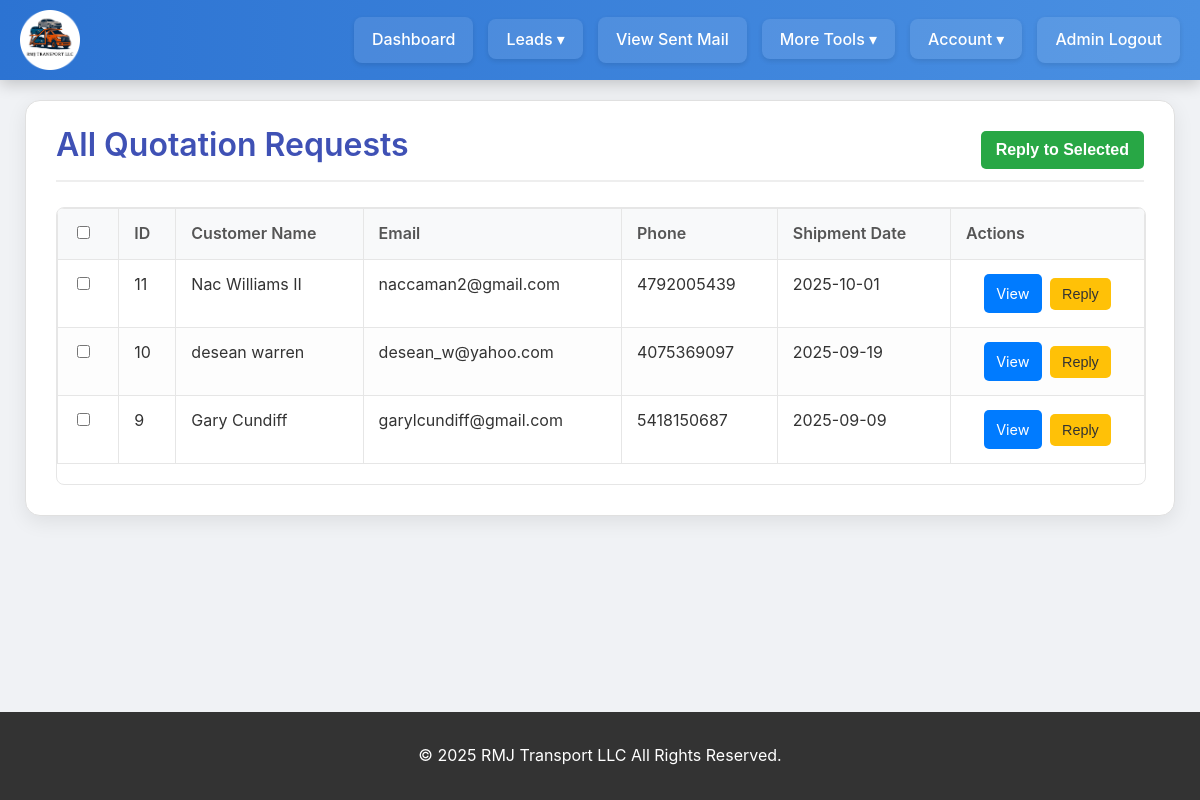
Screenshot of /quotation_requests.php (signed in) with the database file from the repository.
### tables this page shows
CREATE TABLE `shipment_quote` (
  `id` int NOT NULL,
  `customer_name` varchar(100) NOT NULL,
  `customer_email` varchar(100) NOT NULL,
  `customer_phone` varchar(20) NOT NULL,
  `pickup_city` varchar(150) NOT NULL,
  `pickup_state` varchar(50) NOT NULL,
  `pickup_zipcode` int NOT NULL,
  `delivery_city` varchar(150) NOT NULL,
  `delivery_state` varchar(50) NOT NULL,
  `delivery_zipcode` int NOT NULL,
  `vehicle_year` int NOT NULL,
  `vehicle_make` varchar(100) NOT NULL,
  `vehicle_model` varchar(100) NOT NULL,
  `vehicle_type` varchar(50) NOT NULL,
  `transport_type` varchar(50) NOT NULL,
  `shipment_date` date NOT NULL,
  `special_instructions` text,
  `created_at` datetime NOT NULL DEFAULT CURRENT_TIMESTAMP
);

### quotation_requests.php (the view, shortened to what this page needs)
<?php
$db_host = 'localhost';
$db_name = '';
$db_user = '';
$db_pass = '';
try {
    $pdo = new PDO("mysql:host=$db_host;dbname=$db_name;charset=utf8mb4", $db_user, $db_pass);
    $pdo->setAttribute(PDO::ATTR_ERRMODE, PDO::ERRMODE_EXCEPTION);
} catch (PDOException $e) {
    die("Database connection failed: " . $e->getMessage());
}
$quotations = [];
try {
    $stmt_quotations = $pdo->query("SELECT id, customer_name, customer_email, customer_phone, shipment_date, created_at FROM shipment_quote ORDER BY created_at DESC");
    $quotations = $stmt_quotations->fetchAll(PDO::FETCH_ASSOC);
} catch (PDOException $e) {
    error_log("Error fetching quotation data: " . $e->getMessage());
    $status_type = 'error';
    $status_message = 'Failed to load quotation requests. Error: ' . $e->getMessage();
}
?>
<!DOCTYPE html>
<html lang="en">
<head>
</head>
<body>
    <div class="navbar">
        <img style="width: 60px" class="img-responsive" src="assets/img/logo/logo.png" alt="Logo">
        <div class="navbar-links">
            <div class="navbar-links">
                <a href="admin.php">Dashboard </a>
                </div>
            <div class="dropdown">
                <a href="#">Leads &#9662;</a>
            </div>
    <div class="navbar-links">
                <a href="sent_mail.php">View Sent Mail </a>
                </div>
            <div class="dropdown">
                <a href="#">More Tools &#9662;</a>
            </div>
            <div class="dropdown">
                <a href="#">Account &#9662;</a>
            </div>
            <a href="admin.php?logout=true">Admin Logout</a>
        </div>
    </div>
    <main class="main-content">
        <div class="table-section">
            <div class="bulk-actions">
                <button class="action-btn" onclick="openBulkEmailModal()">Reply to Selected</button>
            </div>
            <h2>All Quotation Requests</h2>
            <?php if (!empty($quotations)): ?>
                <div class="table-container">
                    <table class="data-table">
                        <thead>
                            <tr>
                                <th><input type="checkbox" id="selectAll"></th>
                                <th>ID</th>
                                <th>Customer Name</th>
                                <th>Email</th>
                                <th>Phone</th>
                                <th>Shipment Date</th>
                                <th>Actions</th>
                            </tr>
                        </thead>
                        <tbody>
                            <?php foreach ($quotations as $quote): ?>
                                <tr>
                                    <td><input type="checkbox" name="selectedEmails[]" class="email-checkbox" value="<?php echo htmlspecialchars($quote['customer_email']); ?>"></td>
                                    <td><?php echo htmlspecialchars($quote['id']); ?></td>
                                    <td><?php echo htmlspecialchars($quote['customer_name']); ?></td>
                                    <td><?php echo htmlspecialchars($quote['customer_email']); ?></td>
                                    <td><?php echo htmlspecialchars($quote['customer_phone']); ?></td>
                                    <td><?php echo htmlspecialchars($quote['shipment_date']); ?></td>
                                    <td class="actions">
                                        <a href="view_quote.php?id=<?php echo htmlspecialchars($quote['id']); ?>" class="action-btn view-btn">View</a>
                                        <button class="action-btn email-btn" onclick="openSingleEmailModal('<?php echo htmlspecialchars($quote['customer_email']); ?>', 'Quotation Request')">Reply</button>
                                    </td>
                                </tr>
                            <?php endforeach; ?>
                        </tbody>
                    </table>
                </div>
            <?php else: ?>
                <p>No quotation requests found.</p>
            <?php endif; ?>
        </div>
    </main>
    <footer>
        <p>&copy; <?php echo date("Y"); ?> RMJ Transport LLC All Rights Reserved.</p>
    </footer>
</body>
</html>

### quotation_requests.php (style rules this page uses)
body { font-family: 'Inter', 'Segoe UI', Tahoma, Geneva, Verdana, sans-serif; background: #f0f2f5; padding: 0; margin: 0; color: #333; display: flex; flex-direction: column; min-height: 100vh; padding-top: 70px; box-sizing: border-box; overflow-x: hidden; line-height: 1.6; }
.navbar { background: #2c73d2; padding: 10px 20px; display: flex; justify-content: space-between; align-items: center; box-shadow: 0 4px 15px rgba(0, 0, 0, 0.2); position: fixed; top: 0; left: 0; width: 100%; z-index: 1000; box-sizing: border-box; background: linear-gradient(to right, #2c73d2, #4a90e2); }
.navbar-links { display: flex; align-items: center; flex-wrap: wrap; gap: 15px; margin: 0; padding: 0; list-style: none; }
.navbar-links a { color: white; text-decoration: none; padding: 10px 18px; border-radius: 8px; transition: all 0.3s ease; font-weight: 500; white-space: nowrap; background-color: rgba(255, 255, 255, 0.1); box-shadow: 0 2px 5px rgba(0,0,0,0.1); }
.dropdown { position: relative; display: inline-block; }
.main-content { width: 100%; max-width: 1400px; margin: 30px auto; padding: 0 25px; box-sizing: border-box; }
h2 { font-size: 2rem; color: #3f51b5; margin-bottom: 25px; text-align: center; font-weight: 600; padding-bottom: 10px; border-bottom: 2px solid #e0e0e0; }
.bulk-actions { margin-bottom: -50px; display: flex; align-items: center; justify-content: flex-end; }
.bulk-actions .action-btn { padding: 10px 15px; border-radius: 5px; border: none; cursor: pointer; font-size: 1em; transition: background-color 0.3s ease; background-color: #28a745; color: white; font-weight: bold; }
.table-section { background: #fff; padding: 30px; border-radius: 15px; box-shadow: 0 6px 20px rgba(0, 0, 0, 0.08); margin-bottom: 30px; border: 1px solid #e0e0e0; }
.table-section h2 { margin-top: 0; margin-bottom: 25px; text-align: left; border-bottom: 2px solid #eee; padding-bottom: 10px; }
.table-container { width: 100%; overflow-x: auto; margin-top: 20px; max-height: 700px; overflow-y: auto; border: 1px solid #e6e6e6; border-radius: 8px; }
.data-table { width: 100%; border-collapse: collapse; margin-bottom: 20px; min-width: 800px; }
.data-table th, .data-table td { border: 1px solid #e6e6e6; padding: 12px 15px; text-align: left; vertical-align: top; }
.data-table th { background-color: #f8f9fa; font-weight: 600; color: #555; position: sticky; top: 0; z-index: 10; box-shadow: 0 2px 2px -1px rgba(0, 0, 0, 0.05); }
.data-table tr:nth-child(even) { background-color: #fdfdfd; }
.data-table td.actions { white-space: nowrap; text-align: center; }
.data-table .action-btn { padding: 8px 12px; margin: 2px; border: none; border-radius: 5px; cursor: pointer; font-size: 0.9em; transition: background-color 0.3s ease; text-decoration: none; display: inline-block; }
.data-table .email-btn { background-color: #ffc107; color: #333; }
.data-table .view-btn { background-color: #007bff; color: white; }
footer { background-color: #333; color: white; text-align: center; padding: 15px; margin-top: auto; width: 100%; box-sizing: border-box; }

### rows the page displays
shipment_quote: id "11", customer_name "Nac Williams II", customer_email "naccaman2@gmail.com", customer_phone "4792005439", shipment_date "2025-10-01"
shipment_quote: id "10", customer_name "desean warren", customer_email "desean_w@yahoo.com", customer_phone "4075369097", shipment_date "2025-09-19"
shipment_quote: id "9", customer_name "Gary Cundiff", customer_email "garylcundiff@gmail.com", customer_phone "5418150687", shipment_date "2025-09-09"
